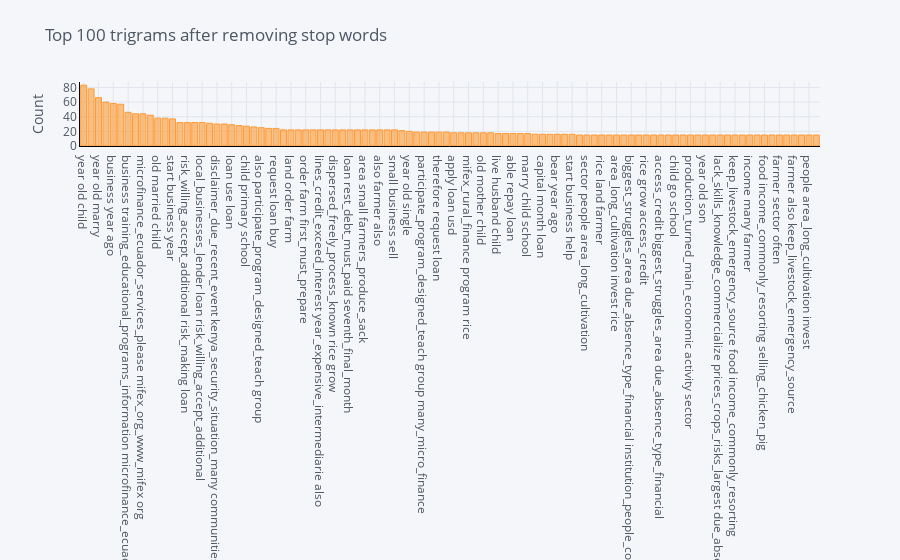

Source (notebook cell):
### Markdown cell above
* Bigramas com "alto" número de símbolos são cortados, no eixo x, para fora da imagem.

### Code cell
# Não consta no tutorial
plot_model(plot = 'trigram')

### Figure 1 — Plotly figure (JSON) as saved in the notebook; plotly's stock layout.template omitted (floating-point values rounded to 4 significant figures)
{"data": [{"marker": {"color": "rgba(255, 153, 51, 0.6)", "line": {"color": "rgba(255, 153, 51, 1.0)", "width": 1}}, "name": "count", "orientation": "v", "text": "", "type": "bar", "x": ["year old child", "year old married", "year old marry", "old marry child", "business year ago", "pay school fee", "business training_educational_programs_information microfinance_ecuador_services_please", "training_educational_programs_information microfinance_ecuador_services_please mifex_org_www_mifex", "microfinance_ecuador_services_please mifex_org_www_mifex org", "use loan buy", "old married child", "mifex_offers_client business training_educational_programs_information", "start business year", "loan risk_willing_accept_additional risk_making", "risk_willing_accept_additional risk_making loan", "many local_businesses_lender loan", "local_businesses_lender loan risk_willing_accept_additional", "communities_remains_unsettled_affecting many local_businesses_lender", "disclaimer_due_recent_event kenya_security_situation_many communities_remains_unsettled_affecting", "kenya_security_situation_many communities_remains_unsettled_affecting many", "loan use loan", "school fee child", "child primary school", "start small business", "also participate_program_designed_teach group", "year old mother", "request loan buy", "people area small", "land order farm", "loan sharks_financing_affected_expensive lines_credit_exceed_interest", "order farm first_must_prepare", "farmers_produce_sack rice_per_hectare land", "lines_credit_exceed_interest year_expensive_intermediarie also", "year_expensive_intermediarie also farmer", "dispersed_freely_process_known rice grow", "small farmers_produce_sack rice_per_hectare", "loan rest_debt_must_paid seventh_final_month", "use buy soil_seeds_fertilizer_insecticide", "area small farmers_produce_sack", "rice_per_hectare land order", "also farmer also", "sharks_financing_affected_expensive lines_credit_exceed_interest year_expensive_intermediarie", "small business sell", "request loan budget", "year old single", "farmer also lack_skills_knowledge_commercialize", "participate_program_designed_teach group many_micro_finance", "group many_micro_finance believes_imperative_communitie", "therefore request loan", "marry child primary", "apply loan usd", "plan use loan", "mifex_rural_finance program rice", "rice farmer association_works_cooperatively", "old mother child", "program rice farmer", "live husband child", "loan order buy", "able repay loan", "need loan order", "marry child school", "request loan intend", "capital month loan", "pay capital month", "bear year ago", "marry child child", "start business help", "also lack_skills_knowledge_commercialize prices_crops_risks_largest", "sector people area_long_cultivation", "sector often grow_crops_plantain", "rice land farmer", "also keep_livestock_emergency_source food", "area_long_cultivation invest rice", "believes_imperative_communitie works_capital_reserve future_investments_unexpected_difficultie", "biggest_struggles_area due_absence_type_financial institution_people_count_formal", "activity sector people", "rice grow access_credit", "request loan purchase", "access_credit biggest_struggles_area due_absence_type_financial", "child attend school", "child go school", "many farmer also", "production_turned_main_economic activity sector", "many_micro_finance believes_imperative_communitie works_capital_reserve", "year old son", "land farmer sector", "lack_skills_knowledge_commercialize prices_crops_risks_largest due_absence_watering_system", "necessary_machinery_properly_plow land rice_production_appropriately", "keep_livestock_emergency_source food income_commonly_resorting", "invest rice land", "income many farmer", "grow access_credit biggest_struggles_area", "food income_commonly_resorting selling_chicken_pig", "part farmer necessary_machinery_properly_plow", "farmer sector often", "farmer necessary_machinery_properly_plow land", "farmer also keep_livestock_emergency_source", "due_absence_watering_system lack_infrastructure_sector allow", "people area_long_cultivation invest", "prices_crops_risks_largest due_absence_watering_system lack_infrastructure_sector"], "y": [83, 78, 66, 60, 58, 57, 46, 44, 44, 42, 38, 38, 37, 32, 32, 32, 32, 31, 30, 30, 29, 28, 27, 26, 25, 24, 24, 22, 22, 22, 22, 22, 22, 22, 22, 22, 22, 22, 22, 22, 22, 22, 22, 21, 20, 19, 19, 19, 19, 19, 18, 18, 18, 18, 18, 18, 17, 17, 17, 17, 17, 16, 16, 16, 16, 16, 16, 15, 15, 15, 15, 15, 15, 15, 15, 15, 15, 15, 15, 15, 15, 15, 15, 15, 15, 15, 15, 15, 15, 15, 15, 15, 15, 15, 15, 15, 15, 15, 15, 15]}], "layout": {"legend": {"bgcolor": "#F5F6F9", "font": {"color": "#4D5663"}}, "paper_bgcolor": "#F5F6F9", "plot_bgcolor": "#F5F6F9", "title": {"font": {"color": "#4D5663"}, "text": "Top 100 trigrams after removing stop words"}, "xaxis": {"gridcolor": "#E1E5ED", "linecolor": "black", "showgrid": true, "tickfont": {"color": "#4D5663"}, "title": {"font": {"color": "#4D5663"}, "text": ""}, "zerolinecolor": "#E1E5ED"}, "yaxis": {"gridcolor": "#E1E5ED", "linecolor": "black", "showgrid": true, "tickfont": {"color": "#4D5663"}, "title": {"font": {"color": "#4D5663"}, "text": "Count"}, "zerolinecolor": "#E1E5ED"}}}
